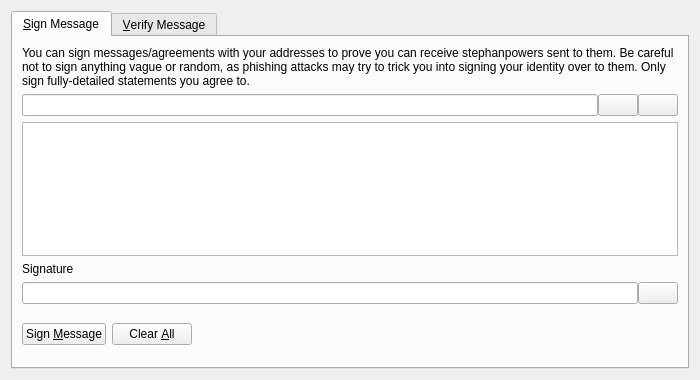
<?xml version="1.0" encoding="UTF-8"?>
<ui version="4.0">
 <class>SignVerifyMessageDialog</class>
 <widget class="QDialog" name="SignVerifyMessageDialog">
  <property name="geometry">
   <rect>
    <x>0</x>
    <y>0</y>
    <width>700</width>
    <height>380</height>
   </rect>
  </property>
  <property name="windowTitle">
   <string>Signatures - Sign / Verify a Message</string>
  </property>
  <property name="modal">
   <bool>true</bool>
  </property>
  <layout class="QVBoxLayout" name="verticalLayout">
   <item>
    <widget class="QTabWidget" name="tabWidget">
     <property name="currentIndex">
      <number>0</number>
     </property>
     <widget class="QWidget" name="tabSignMessage">
      <attribute name="title">
       <string>&amp;Sign Message</string>
      </attribute>
      <layout class="QVBoxLayout" name="verticalLayout_SM">
       <item>
        <widget class="QLabel" name="infoLabel_SM">
         <property name="text">
          <string>You can sign messages/agreements with your addresses to prove you can receive stephanpowers sent to them. Be careful not to sign anything vague or random, as phishing attacks may try to trick you into signing your identity over to them. Only sign fully-detailed statements you agree to.</string>
         </property>
         <property name="textFormat">
          <enum>Qt::PlainText</enum>
         </property>
         <property name="wordWrap">
          <bool>true</bool>
         </property>
        </widget>
       </item>
       <item>
        <layout class="QHBoxLayout" name="horizontalLayout_1_SM">
         <property name="spacing">
          <number>0</number>
         </property>
         <item>
          <widget class="QValidatedLineEdit" name="addressIn_SM">
           <property name="toolTip">
            <string>The Stephanpower address to sign the message with</string>
           </property>
          </widget>
         </item>
         <item>
          <widget class="QPushButton" name="addressBookButton_SM">
           <property name="toolTip">
            <string>Choose previously used address</string>
           </property>
           <property name="text">
            <string/>
           </property>
           <property name="icon">
            <iconset resource="../bitcoin.qrc">
             <normaloff>:/icons/address-book</normaloff>:/icons/address-book</iconset>
           </property>
           <property name="shortcut">
            <string>Alt+A</string>
           </property>
           <property name="autoDefault">
            <bool>false</bool>
           </property>
          </widget>
         </item>
         <item>
          <widget class="QPushButton" name="pasteButton_SM">
           <property name="toolTip">
            <string>Paste address from clipboard</string>
           </property>
           <property name="text">
            <string/>
           </property>
           <property name="icon">
            <iconset resource="../bitcoin.qrc">
             <normaloff>:/icons/editpaste</normaloff>:/icons/editpaste</iconset>
           </property>
           <property name="shortcut">
            <string>Alt+P</string>
           </property>
           <property name="autoDefault">
            <bool>false</bool>
           </property>
          </widget>
         </item>
        </layout>
       </item>
       <item>
        <widget class="QPlainTextEdit" name="messageIn_SM">
         <property name="toolTip">
          <string>Enter the message you want to sign here</string>
         </property>
        </widget>
       </item>
       <item>
        <widget class="QLabel" name="signatureLabel_SM">
         <property name="text">
          <string>Signature</string>
         </property>
         <property name="textFormat">
          <enum>Qt::PlainText</enum>
         </property>
        </widget>
       </item>
       <item>
        <layout class="QHBoxLayout" name="horizontalLayout_2_SM">
         <property name="spacing">
          <number>0</number>
         </property>
         <item>
          <widget class="QLineEdit" name="signatureOut_SM">
           <property name="font">
            <font>
             <italic>true</italic>
            </font>
           </property>
           <property name="readOnly">
            <bool>true</bool>
           </property>
          </widget>
         </item>
         <item>
          <widget class="QPushButton" name="copySignatureButton_SM">
           <property name="toolTip">
            <string>Copy the current signature to the system clipboard</string>
           </property>
           <property name="text">
            <string/>
           </property>
           <property name="icon">
            <iconset resource="../bitcoin.qrc">
             <normaloff>:/icons/editcopy</normaloff>:/icons/editcopy</iconset>
           </property>
           <property name="autoDefault">
            <bool>false</bool>
           </property>
          </widget>
         </item>
        </layout>
       </item>
       <item>
        <layout class="QHBoxLayout" name="horizontalLayout_3_SM">
         <item>
          <widget class="QPushButton" name="signMessageButton_SM">
           <property name="toolTip">
            <string>Sign the message to prove you own this Stephanpower address</string>
           </property>
           <property name="text">
            <string>Sign &amp;Message</string>
           </property>
           <property name="icon">
            <iconset resource="../bitcoin.qrc">
             <normaloff>:/icons/edit</normaloff>:/icons/edit</iconset>
           </property>
           <property name="autoDefault">
            <bool>false</bool>
           </property>
          </widget>
         </item>
         <item>
          <widget class="QPushButton" name="clearButton_SM">
           <property name="toolTip">
            <string>Reset all sign message fields</string>
           </property>
           <property name="text">
            <string>Clear &amp;All</string>
           </property>
           <property name="icon">
            <iconset resource="../bitcoin.qrc">
             <normaloff>:/icons/remove</normaloff>:/icons/remove</iconset>
           </property>
           <property name="autoDefault">
            <bool>false</bool>
           </property>
          </widget>
         </item>
         <item>
          <spacer name="horizontalSpacer_1_SM">
           <property name="orientation">
            <enum>Qt::Horizontal</enum>
           </property>
           <property name="sizeHint" stdset="0">
            <size>
             <width>40</width>
             <height>48</height>
            </size>
           </property>
          </spacer>
         </item>
         <item>
          <widget class="QLabel" name="statusLabel_SM">
           <property name="font">
            <font>
             <weight>75</weight>
             <bold>true</bold>
            </font>
           </property>
           <property name="text">
            <string/>
           </property>
           <property name="wordWrap">
            <bool>true</bool>
           </property>
          </widget>
         </item>
         <item>
          <spacer name="horizontalSpacer_2_SM">
           <property name="orientation">
            <enum>Qt::Horizontal</enum>
           </property>
           <property name="sizeHint" stdset="0">
            <size>
             <width>40</width>
             <height>48</height>
            </size>
           </property>
          </spacer>
         </item>
        </layout>
       </item>
      </layout>
     </widget>
     <widget class="QWidget" name="tabVerifyMessage">
      <attribute name="title">
       <string>&amp;Verify Message</string>
      </attribute>
      <layout class="QVBoxLayout" name="verticalLayout_VM">
       <item>
        <widget class="QLabel" name="infoLabel_VM">
         <property name="text">
          <string>Enter the receiver's address, message (ensure you copy line breaks, spaces, tabs, etc. exactly) and signature below to verify the message. Be careful not to read more into the signature than what is in the signed message itself, to avoid being tricked by a man-in-the-middle attack. Note that this only proves the signing party receives with the address, it cannot prove sendership of any transaction!</string>
         </property>
         <property name="textFormat">
          <enum>Qt::PlainText</enum>
         </property>
         <property name="alignment">
          <set>Qt::AlignLeading|Qt::AlignLeft|Qt::AlignTop</set>
         </property>
         <property name="wordWrap">
          <bool>true</bool>
         </property>
        </widget>
       </item>
       <item>
        <layout class="QHBoxLayout" name="horizontalLayout_1_VM">
         <property name="spacing">
          <number>0</number>
         </property>
         <item>
          <widget class="QValidatedLineEdit" name="addressIn_VM">
           <property name="toolTip">
            <string>The Stephanpower address the message was signed with</string>
           </property>
          </widget>
         </item>
         <item>
          <widget class="QPushButton" name="addressBookButton_VM">
           <property name="toolTip">
            <string>Choose previously used address</string>
           </property>
           <property name="text">
            <string/>
           </property>
           <property name="icon">
            <iconset resource="../bitcoin.qrc">
             <normaloff>:/icons/address-book</normaloff>:/icons/address-book</iconset>
           </property>
           <property name="shortcut">
            <string>Alt+A</string>
           </property>
           <property name="autoDefault">
            <bool>false</bool>
           </property>
          </widget>
         </item>
        </layout>
       </item>
       <item>
        <widget class="QPlainTextEdit" name="messageIn_VM"/>
       </item>
       <item>
        <widget class="QValidatedLineEdit" name="signatureIn_VM"/>
       </item>
       <item>
        <layout class="QHBoxLayout" name="horizontalLayout_2_VM">
         <item>
          <widget class="QPushButton" name="verifyMessageButton_VM">
           <property name="toolTip">
            <string>Verify the message to ensure it was signed with the specified Stephanpower address</string>
           </property>
           <property name="text">
            <string>Verify &amp;Message</string>
           </property>
           <property name="icon">
            <iconset resource="../bitcoin.qrc">
             <normaloff>:/icons/transaction_0</normaloff>:/icons/transaction_0</iconset>
           </property>
           <property name="autoDefault">
            <bool>false</bool>
           </property>
          </widget>
         </item>
         <item>
          <widget class="QPushButton" name="clearButton_VM">
           <property name="toolTip">
            <string>Reset all verify message fields</string>
           </property>
           <property name="text">
            <string>Clear &amp;All</string>
           </property>
           <property name="icon">
            <iconset resource="../bitcoin.qrc">
             <normaloff>:/icons/remove</normaloff>:/icons/remove</iconset>
           </property>
           <property name="autoDefault">
            <bool>false</bool>
           </property>
          </widget>
         </item>
         <item>
          <spacer name="horizontalSpacer_1_VM">
           <property name="orientation">
            <enum>Qt::Horizontal</enum>
           </property>
           <property name="sizeHint" stdset="0">
            <size>
             <width>40</width>
             <height>48</height>
            </size>
           </property>
          </spacer>
         </item>
         <item>
          <widget class="QLabel" name="statusLabel_VM">
           <property name="font">
            <font>
             <weight>75</weight>
             <bold>true</bold>
            </font>
           </property>
           <property name="text">
            <string/>
           </property>
           <property name="wordWrap">
            <bool>true</bool>
           </property>
          </widget>
         </item>
         <item>
          <spacer name="horizontalSpacer_2_VM">
           <property name="orientation">
            <enum>Qt::Horizontal</enum>
           </property>
           <property name="sizeHint" stdset="0">
            <size>
             <width>40</width>
             <height>48</height>
            </size>
           </property>
          </spacer>
         </item>
        </layout>
       </item>
      </layout>
     </widget>
    </widget>
   </item>
  </layout>
 </widget>
 <customwidgets>
  <customwidget>
   <class>QValidatedLineEdit</class>
   <extends>QLineEdit</extends>
   <header>qt/qvalidatedlineedit.h</header>
  </customwidget>
 </customwidgets>
 <resources>
  <include location="../bitcoin.qrc"/>
 </resources>
 <connections/>
</ui>
